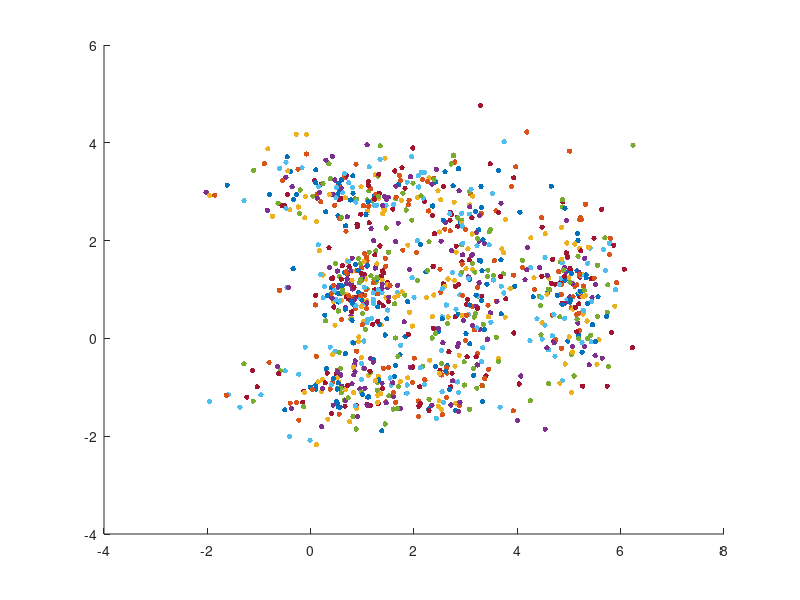

Here is the MATLAB script that generated this plot:
%% Inteligencia Artificial Aplicada - Javier Díaz Mena - 12100
% Print p.value using a diferent color for each clase determined in p.class

clc
clear
close all

load data_D2_C3_S1.mat;
n = length(p.valor);
img1 = figure;
hold on

for i = 1:n
    if p.clase(1,i) == 1
        scatter(p.valor(1,i), p.valor(2, i), 15, 'blue', 'filled');
    elseif p.clase(1,i) == 2
        scatter(p.valor(1,i), p.valor(2, i), 15, 'red', 'filled');
    elseif p.clase(1,i) == 3
        scatter(p.valor(1,i), p.valor(2, i), 15, 'black', 'filled');
    end
end

saveas(img1, "plotting2Ddata.jpeg");
